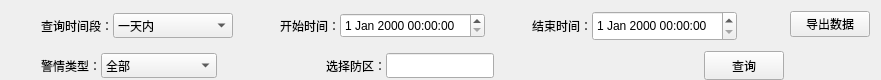
<?xml version="1.0" encoding="UTF-8"?>
<ui version="4.0">
 <class>SubmitWidget</class>
 <widget class="QWidget" name="SubmitWidget">
  <property name="geometry">
   <rect>
    <x>0</x>
    <y>0</y>
    <width>881</width>
    <height>80</height>
   </rect>
  </property>
  <property name="maximumSize">
   <size>
    <width>16777215</width>
    <height>80</height>
   </size>
  </property>
  <property name="windowTitle">
   <string>Form</string>
  </property>
  <layout class="QHBoxLayout" name="horizontalLayout_8">
   <property name="bottomMargin">
    <number>0</number>
   </property>
   <item>
    <layout class="QVBoxLayout" name="verticalLayout">
     <property name="spacing">
      <number>10</number>
     </property>
     <property name="leftMargin">
      <number>30</number>
     </property>
     <item>
      <layout class="QHBoxLayout" name="horizontalLayout_5">
       <property name="spacing">
        <number>30</number>
       </property>
       <property name="rightMargin">
        <number>12</number>
       </property>
       <item>
        <layout class="QHBoxLayout" name="horizontalLayout">
         <property name="spacing">
          <number>0</number>
         </property>
         <item>
          <widget class="QLabel" name="label">
           <property name="styleSheet">
            <string notr="true">
font: 10pt &quot;微软雅黑&quot;;</string>
           </property>
           <property name="text">
            <string>查询时间段：</string>
           </property>
          </widget>
         </item>
         <item>
          <widget class="QComboBox" name="timeComboBox">
           <property name="minimumSize">
            <size>
             <width>120</width>
             <height>25</height>
            </size>
           </property>
           <item>
            <property name="text">
             <string>一天内</string>
            </property>
           </item>
           <item>
            <property name="text">
             <string>两天内</string>
            </property>
           </item>
           <item>
            <property name="text">
             <string>三天内</string>
            </property>
           </item>
           <item>
            <property name="text">
             <string>自定义</string>
            </property>
           </item>
          </widget>
         </item>
        </layout>
       </item>
       <item>
        <spacer name="horizontalSpacer_3">
         <property name="orientation">
          <enum>Qt::Horizontal</enum>
         </property>
         <property name="sizeHint" stdset="0">
          <size>
           <width>40</width>
           <height>20</height>
          </size>
         </property>
        </spacer>
       </item>
       <item>
        <layout class="QHBoxLayout" name="horizontalLayout_2">
         <property name="spacing">
          <number>0</number>
         </property>
         <item>
          <widget class="QLabel" name="label_2">
           <property name="styleSheet">
            <string notr="true">
font: 10pt &quot;微软雅黑&quot;;</string>
           </property>
           <property name="text">
            <string>开始时间：</string>
           </property>
          </widget>
         </item>
         <item>
          <widget class="QDateTimeEdit" name="startDateTime">
           <property name="minimumSize">
            <size>
             <width>0</width>
             <height>25</height>
            </size>
           </property>
          </widget>
         </item>
        </layout>
       </item>
       <item>
        <spacer name="horizontalSpacer_4">
         <property name="orientation">
          <enum>Qt::Horizontal</enum>
         </property>
         <property name="sizeHint" stdset="0">
          <size>
           <width>40</width>
           <height>20</height>
          </size>
         </property>
        </spacer>
       </item>
       <item>
        <layout class="QHBoxLayout" name="horizontalLayout_3">
         <property name="spacing">
          <number>0</number>
         </property>
         <item>
          <widget class="QLabel" name="label_3">
           <property name="minimumSize">
            <size>
             <width>0</width>
             <height>25</height>
            </size>
           </property>
           <property name="styleSheet">
            <string notr="true">
font: 10pt &quot;微软雅黑&quot;;</string>
           </property>
           <property name="text">
            <string>结束时间：</string>
           </property>
          </widget>
         </item>
         <item>
          <widget class="QDateTimeEdit" name="endDateTime">
           <property name="minimumSize">
            <size>
             <width>0</width>
             <height>30</height>
            </size>
           </property>
          </widget>
         </item>
         <item>
          <spacer name="horizontalSpacer_6">
           <property name="orientation">
            <enum>Qt::Horizontal</enum>
           </property>
           <property name="sizeHint" stdset="0">
            <size>
             <width>40</width>
             <height>20</height>
            </size>
           </property>
          </spacer>
         </item>
        </layout>
       </item>
       <item>
        <spacer name="horizontalSpacer_8">
         <property name="orientation">
          <enum>Qt::Horizontal</enum>
         </property>
         <property name="sizeHint" stdset="0">
          <size>
           <width>40</width>
           <height>20</height>
          </size>
         </property>
        </spacer>
       </item>
      </layout>
     </item>
     <item>
      <layout class="QHBoxLayout" name="horizontalLayout_7">
       <property name="spacing">
        <number>30</number>
       </property>
       <item>
        <layout class="QHBoxLayout" name="horizontalLayout_4">
         <property name="spacing">
          <number>0</number>
         </property>
         <item>
          <widget class="QLabel" name="label_4">
           <property name="styleSheet">
            <string notr="true">
font: 10pt &quot;微软雅黑&quot;;</string>
           </property>
           <property name="text">
            <string>警情类型：</string>
           </property>
          </widget>
         </item>
         <item>
          <widget class="QComboBox" name="alarmTypeComboBox">
           <property name="minimumSize">
            <size>
             <width>0</width>
             <height>25</height>
            </size>
           </property>
           <item>
            <property name="text">
             <string>全部</string>
            </property>
           </item>
           <item>
            <property name="text">
             <string>防盗报警</string>
            </property>
           </item>
           <item>
            <property name="text">
             <string>火警防区</string>
            </property>
           </item>
           <item>
            <property name="text">
             <string>出/入口报警</string>
            </property>
           </item>
           <item>
            <property name="text">
             <string>24小时无声报警</string>
            </property>
           </item>
           <item>
            <property name="text">
             <string>24小时有声报警</string>
            </property>
           </item>
           <item>
            <property name="text">
             <string>紧急报警</string>
            </property>
           </item>
           <item>
            <property name="text">
             <string>防区模块故障</string>
            </property>
           </item>
          </widget>
         </item>
        </layout>
       </item>
       <item>
        <spacer name="horizontalSpacer_5">
         <property name="orientation">
          <enum>Qt::Horizontal</enum>
         </property>
         <property name="sizeHint" stdset="0">
          <size>
           <width>20</width>
           <height>20</height>
          </size>
         </property>
        </spacer>
       </item>
       <item>
        <layout class="QHBoxLayout" name="horizontalLayout_6">
         <property name="spacing">
          <number>0</number>
         </property>
         <item>
          <widget class="QLabel" name="label_5">
           <property name="styleSheet">
            <string notr="true">
font: 10pt &quot;微软雅黑&quot;;</string>
           </property>
           <property name="text">
            <string>选择防区：</string>
           </property>
          </widget>
         </item>
         <item>
          <widget class="QLineEdit" name="alarmNumlineEdit">
           <property name="minimumSize">
            <size>
             <width>0</width>
             <height>25</height>
            </size>
           </property>
           <property name="styleSheet">
            <string notr="true">input{
    outline-style: none ;
    border: 1px solid #ccc; 
    border-radius: 3px;
    padding: 13px 14px;
    width: 60px;
    font-size: 14px;
    font-weight: 700;
    font-family: &quot;Microsoft soft&quot;;
}</string>
           </property>
          </widget>
         </item>
         <item>
          <spacer name="horizontalSpacer_2">
           <property name="orientation">
            <enum>Qt::Horizontal</enum>
           </property>
           <property name="sizeHint" stdset="0">
            <size>
             <width>180</width>
             <height>20</height>
            </size>
           </property>
          </spacer>
         </item>
        </layout>
       </item>
       <item>
        <widget class="QPushButton" name="inquiryPushButton">
         <property name="sizePolicy">
          <sizepolicy hsizetype="Minimum" vsizetype="Preferred">
           <horstretch>0</horstretch>
           <verstretch>0</verstretch>
          </sizepolicy>
         </property>
         <property name="styleSheet">
          <string notr="true"/>
         </property>
         <property name="text">
          <string>查询</string>
         </property>
        </widget>
       </item>
      </layout>
     </item>
    </layout>
   </item>
   <item>
    <spacer name="horizontalSpacer">
     <property name="orientation">
      <enum>Qt::Horizontal</enum>
     </property>
     <property name="sizeHint" stdset="0">
      <size>
       <width>40</width>
       <height>20</height>
      </size>
     </property>
    </spacer>
   </item>
   <item>
    <layout class="QVBoxLayout" name="verticalLayout_2">
     <item>
      <widget class="QPushButton" name="pushButton">
       <property name="text">
        <string>导出数据</string>
       </property>
      </widget>
     </item>
     <item>
      <spacer name="verticalSpacer">
       <property name="orientation">
        <enum>Qt::Vertical</enum>
       </property>
       <property name="sizeHint" stdset="0">
        <size>
         <width>20</width>
         <height>40</height>
        </size>
       </property>
      </spacer>
     </item>
    </layout>
   </item>
  </layout>
 </widget>
 <resources/>
 <connections/>
</ui>
